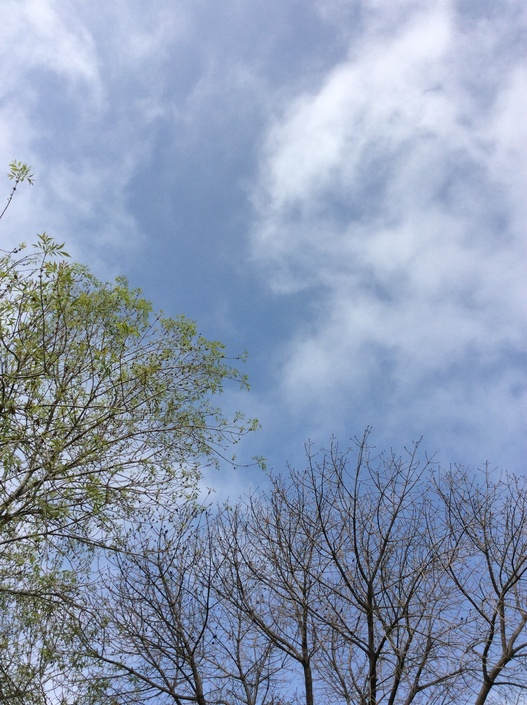
#> input picture cloud.jpg, 527 x 705 px, shrunk from 1529 x 2048 before the run
$ jupyter execute RGBtoHSV.ipynb
#> lines starting #> are read from the running program, lines starting #| are printed output that depends on the picture; after the words box and inside, x2 and y2 are one past the last pixel; in counts of white or black regions, pixels touching at a corner belong together
[cell 1]
import numpy as np
from scipy import linalg

[cell 2]
import matplotlib.pyplot as plt
import matplotlib.image as mpimg
from skimage import data
from skimage import exposure
from skimage import filters
from skimage.color import rgb2hsv
from skimage.exposure import match_histograms

[cell 3]
rgb_img = mpimg.imread('cloud.jpg')
#> rgb_img is the input picture: shape (705, 527, 3); mean R, G, B 139.5, 153.7, 179.2
img = mpimg.imread('city.jpg')
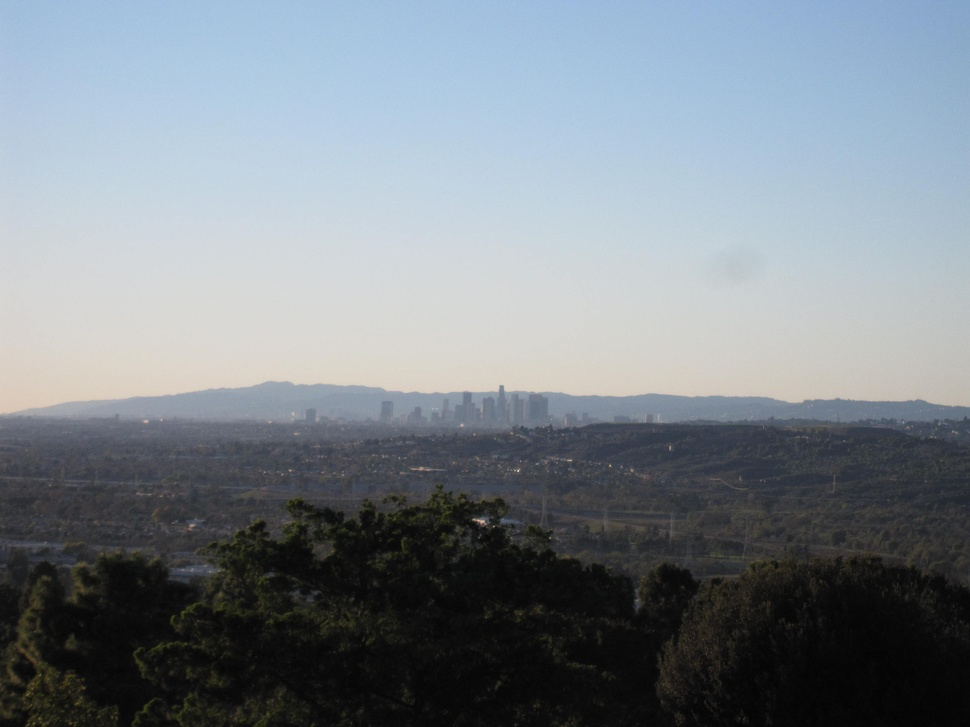
#> input picture city.jpg, 970 x 727 px, shrunk from 2816 x 2112 before the run
#> img is the input picture: shape (727, 970, 3); mean R, G, B 123.5, 131.9, 139.2
plt.imshow(rgb_img)

[cell 4]
hsv_img = rgb2hsv(rgb_img)
#> hsv_img: shape (705, 527, 3) float64; mean of channels 0, 1, 2 0.579, 0.238, 0.709
hue_img = hsv_img[:, :, 0]
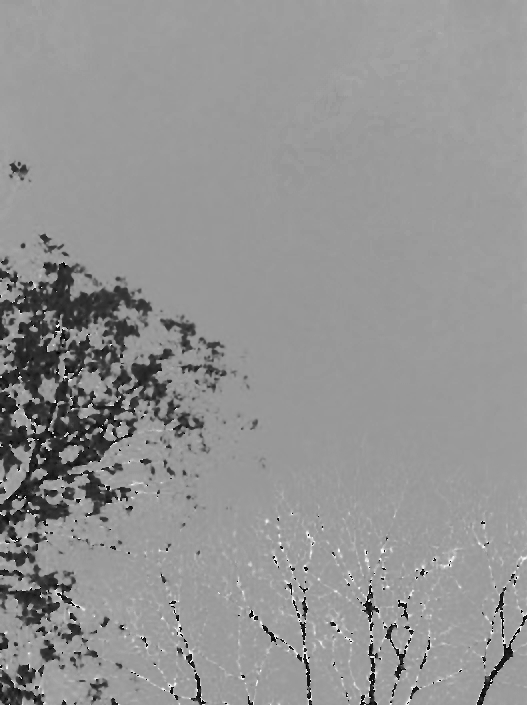
#> hue_img: shape (705, 527) float64; min 0, max 0.983, mean 0.579
value_img = hsv_img[:, :, 2]
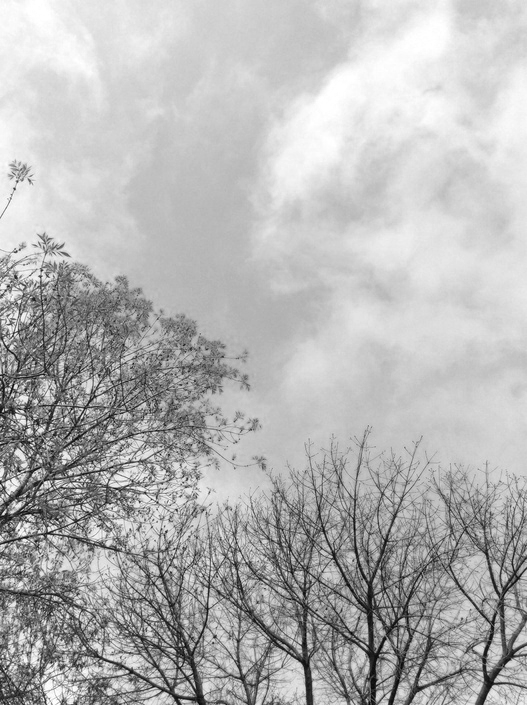
#> value_img: shape (705, 527) float64; min 0, max 1, mean 0.709

[cell 5]
fig, (ax0, ax1, ax2) = plt.subplots(ncols=3, figsize=(8, 2))

ax0.imshow(rgb_img)
ax0.set_title("RGB image")
ax0.axis('off')
ax1.imshow(hue_img, cmap='hsv')
ax1.set_title("Hue channel")
ax1.axis('off')
ax2.imshow(value_img)
ax2.set_title("Value channel")
ax2.axis('off')

fig.tight_layout()
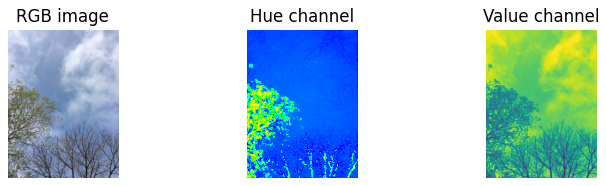
#> figure drawn by matplotlib, 3 panels

[cell 6]
mpimg.imsave('cloud_rgb.jpg', rgb_img)

[cell 7]
mpimg.imsave('cloud_hue.jpg', hue_img)
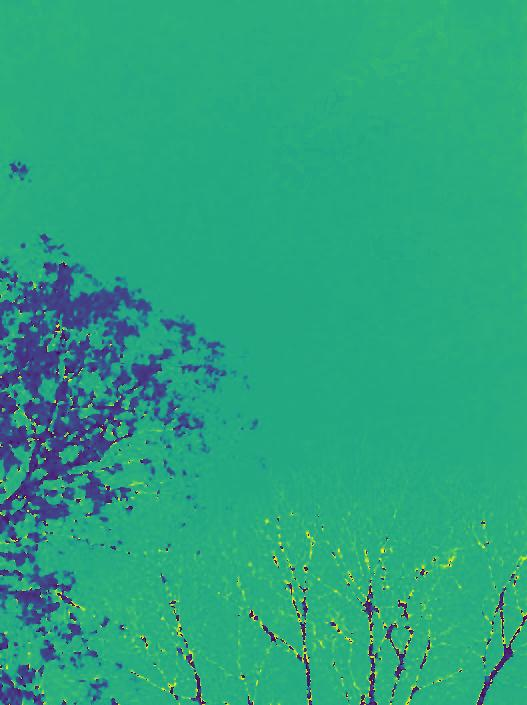
#> saved as cloud_hue.jpg: shape (705, 527, 3); mean R, G, B 42.2, 163.9, 127.5
mpimg.imsave('cloud_value.jpg', value_img)
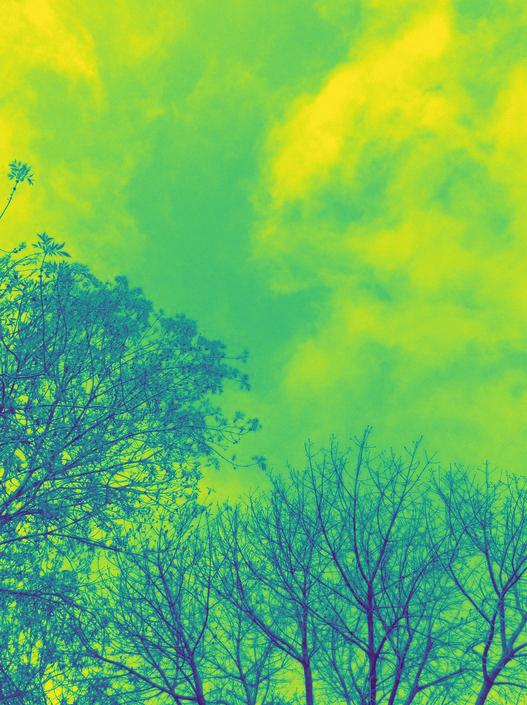
#> saved as cloud_value.jpg: shape (705, 527, 3); mean R, G, B 106.2, 186.7, 92.2

[cell 8]
value_threshold = 0.3
binary_img = value_img < value_threshold
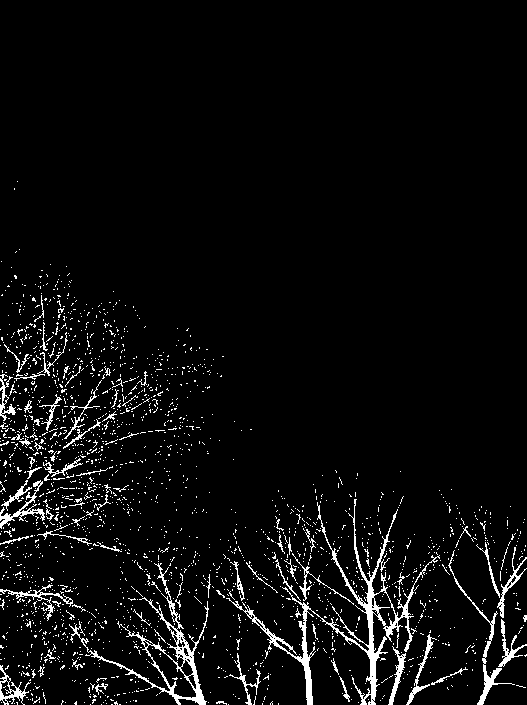
#> binary_img: shape (705, 527) bool; 4.8% white in thin lines or dots, all inside (x1, y1, x2, y2) = (0, 181, 527, 705)
plt.imshow(binary_img)
mpimg.imsave('cloud_binary.jpg', binary_img)
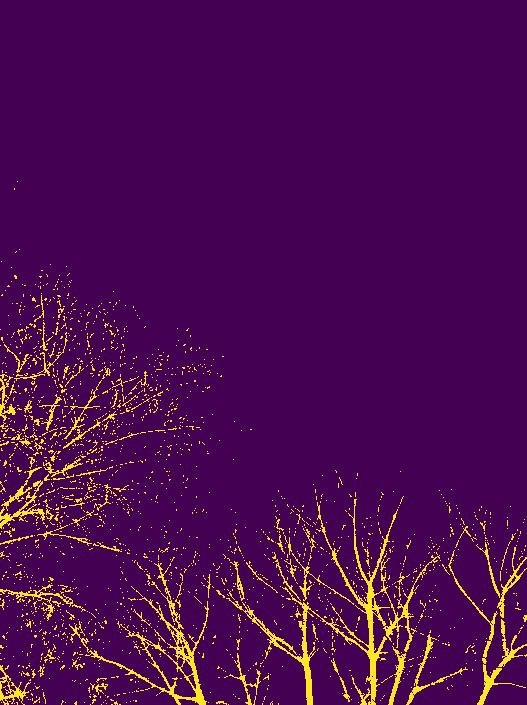
#> saved as cloud_binary.jpg: shape (705, 527, 3); mean R, G, B 76.8, 11.9, 81.1

[cell 9]
ref_hist, bins = exposure.histogram(rgb_img[:, :, 2], source_range='dtype')
#> ref_hist = 256 values, max 5833 at index 210, min 13 at index 1, mean 1451.3; bins = 256 values from 0 to 255
plt.plot(bins, ref_hist / ref_hist.max())
ref_cdf, bins = exposure.cumulative_distribution(rgb_img[:, :, 2])
#> ref_cdf = 256 values from 0.000102 to 1
plt.plot(bins, ref_cdf)
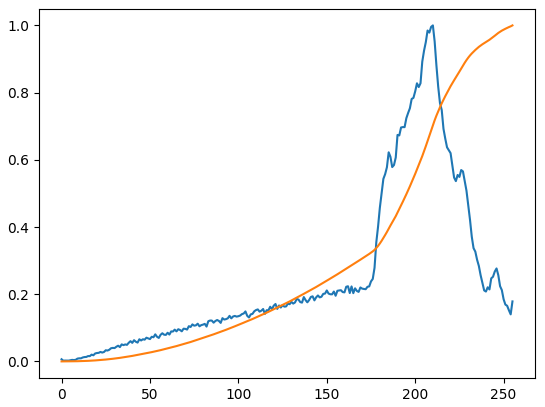
#> figure drawn by matplotlib, 1 panel; curve peaks at x = 210, y = 1; curve peaks at x = 255, y = 1

[cell 10]
ref_hist, bins = exposure.histogram(hsv_img[:, :, 2], source_range='dtype')
#> ref_hist = 256 values, max 11521 at index 232, min 0 at index 0, mean 1451.3; bins = 256 values from -0.996 to 0.996
plt.plot(bins, ref_hist / ref_hist.max())
ref_cdf, bins = exposure.cumulative_distribution(hsv_img[:, :, 2])
#> ref_cdf = 256 values from 2.69e-06 to 1; bins = 256 values from 0.00195 to 0.998
plt.plot(bins, ref_cdf)
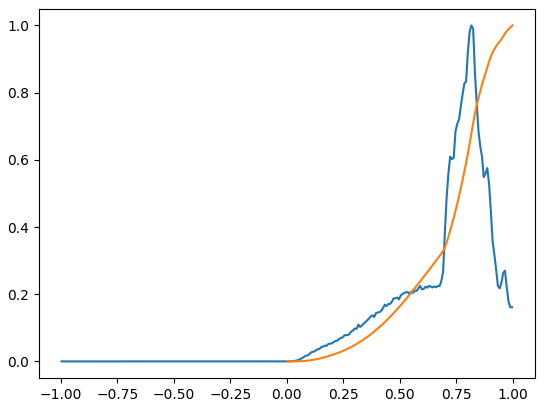
#> figure drawn by matplotlib, 1 panel; curve peaks at x = 0.816, y = 1; curve peaks at x = 0.998, y = 1
